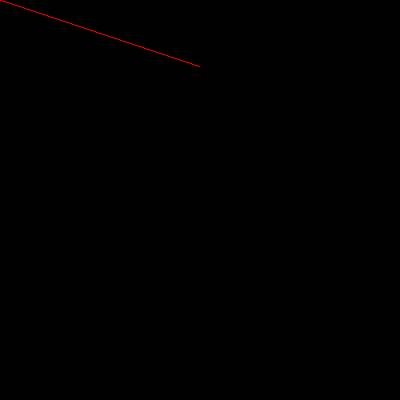
Frame 1 (no input)
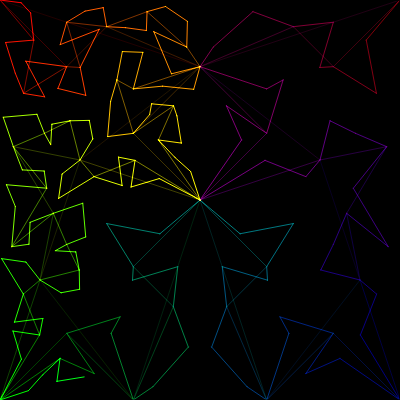
Frame 60 (no input)
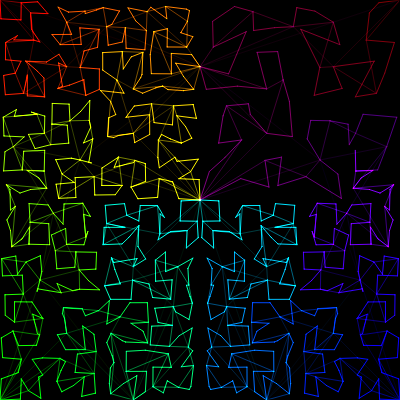
Frame 120 (the mouse pressed at the canvas centre since frame 60)

The p5.js sketch that drew these frames (run headless with seeded random() and noise() and a simulated clock; from frame 60 on, the mouse is pressed at the canvas centre):

// p5.js sketch
// ── sketch.js
/* eslint-disable no-undef, no-unused-vars */

let unitsPerStep = 0.1;
let stepsPerFrame = 1;
let resScalePerLoop = 3;
let speedScalePerLoop = 2;
let fadeScale = 0.5;

function float2hilbert(input) {
  // following https://math.stackexchange.com/a/1739118
  let t = input.toString(4);
  let e = [0, 0, 0, 0];
  let x = 0;
  let y = 0;
  // u so texy

  for (let i = 2; i < t.length; i++) {
    let qj = parseInt(t[i], 4);
    let dj = (e[0] + e[3]) % 2;
    let scalar = ((-1) ** e[0] / 2 ** (i - 1)) * Math.sign(qj);
    x += scalar * ((1 - dj) * qj - 1);
    y += scalar * (1 - dj * qj);
    e[qj]++;
  }

  return [x, y];
}

function setup() {
  createCanvas(400, 400);
  // Put setup code here
  background(0);
}

let cur = 0;
let prev = [0, 0];
function draw() {
  colorMode(HSB, 1);

  for (let step = 0; step < stepsPerFrame; step++) {
    stroke(cur, 1, 1);
    cur += unitsPerStep;
    if (cur >= 1) {
      cur = 0;
      unitsPerStep /= resScalePerLoop;
      stepsPerFrame *= speedScalePerLoop;

      blendMode(MULTIPLY);
      fill(fadeScale);
      stroke(0);
      rect(0, 0, width, height);
      blendMode(ADD);
      prev = [0, 0];
    } else {
      let next = float2hilbert(cur);
      line(
        prev[0] * height,
        prev[1] * height,
        next[0] * height,
        next[1] * height
      );
      prev = next;
    }
  }
}

/*function draw() {
  let prev = [0, 0];
  background(0);
  colorMode(HSB, 1);
  let max = mouseY / height;
  for (let cur = 0; cur < max; cur += unitsPerStep) {
    stroke(cur, 1, 1);
    let next = float2hilbert(cur);
    line(
      prev[0] * height,
      prev[1] * height,
      next[0] * height,
      next[1] * height
    );
    prev = next;
    cur += unitsPerStep;
  }
}*/

/*let once = false;
function draw() {
  if (once) return;
  once = true;
  drawHilbert(0, width, 0, height, 3);
}

function drawHilbert(xMin, xMax, yMin, yMax, depth) {}

function _drawHilbert(xMin, xMax, yMin, yMax, depth, rotation) {}
*/
